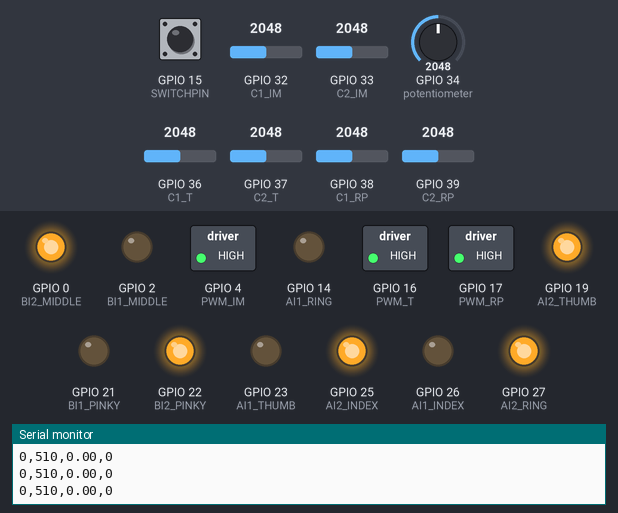
This sketch was run on a simulated ESP32. Shown: switched loads named in the sketch (green lamp = pin HIGH), output pins drawn as LEDs (lit = HIGH), the last lines printed to the serial monitor. The inputs (shaded band) are chosen by the test bench; at power-on: GPIO 34 (potentiometer) = 2048, GPIO 15 (SWITCHPIN) LOW, GPIO 32 (C1_IM) = 2048, GPIO 33 (C2_IM) = 2048, GPIO 36 (C1_T) = 2048, GPIO 37 (C2_T) = 2048, GPIO 38 (C1_RP) = 2048, GPIO 39 (C2_RP) = 2048.

Above: at 1.2 s.
1.3 s: GPIO 34 (potentiometer) set to 960
At 2.2 s:
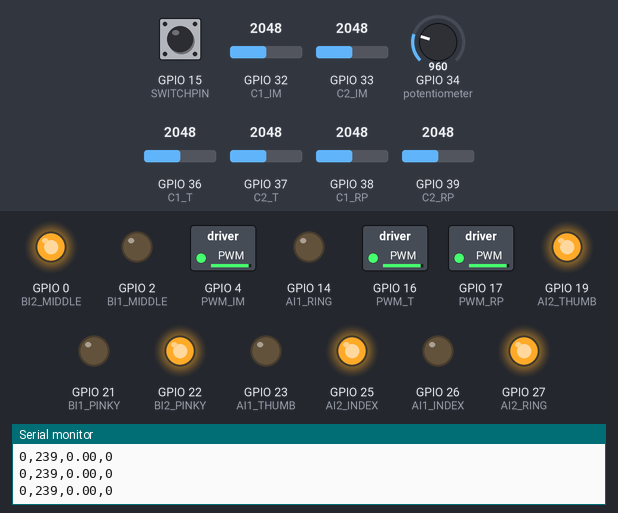
2.8 s: GPIO 15 (SWITCHPIN) pulled HIGH for 0.15 s
At 3.4 s:
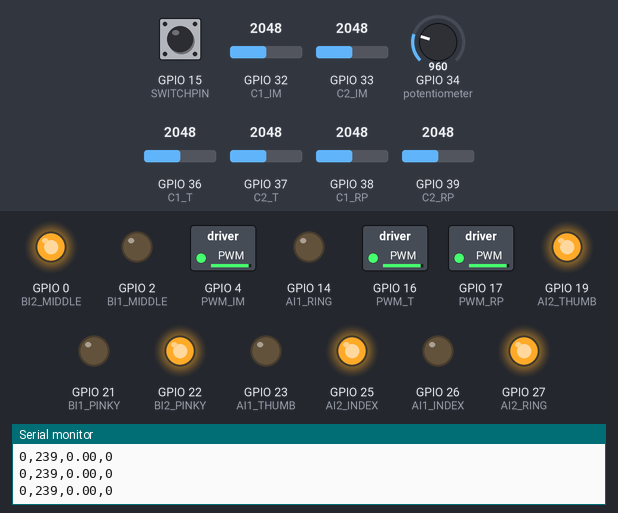
4.4 s: GPIO 15 (SWITCHPIN) pulled HIGH for 3.2 s
At 4.8 s:
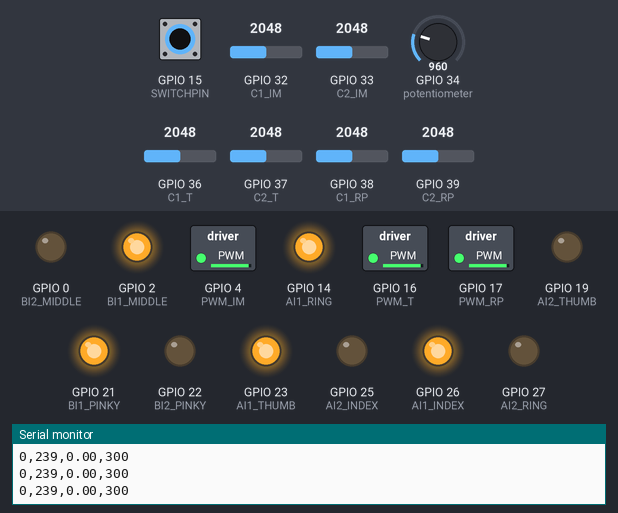
9.1 s: GPIO 34 (potentiometer) set to 1040
At 9.8 s:
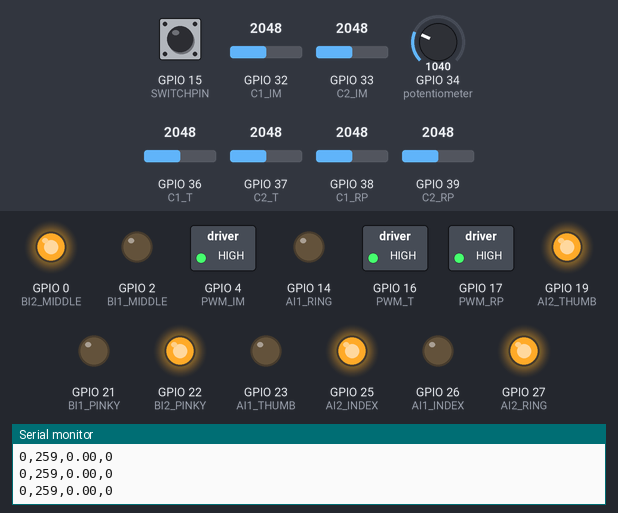
Timing chart, 0 to 11.7 s (numbered marks = the images above; inputs shaded):
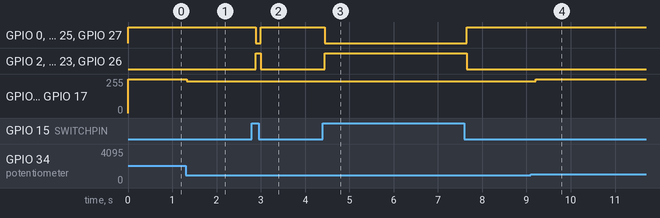

Measured:
- after the input at 1.3 s, GPIO 4 (PWM_IM), GPIO 16 (PWM_T), GPIO 17 (PWM_RP): 255/255 → 238/255 at once
- after the input at 2.8 s, GPIO 0 (BI2_MIDDLE), GPIO 19 (AI2_THUMB), GPIO 22 (BI2_PINKY), GPIO 25 (AI2_INDEX), GPIO 27 (AI2_RING): HIGH → LOW after 0.09 s, → HIGH 0.11 s later; GPIO 2 (BI1_MIDDLE), GPIO 14 (AI1_RING), GPIO 21 (BI1_PINKY), GPIO 23 (AI1_THUMB), GPIO 26 (AI1_INDEX): LOW → HIGH after 0.09 s, → LOW 0.11 s later
- after the input at 4.4 s, GPIO 0 (BI2_MIDDLE), GPIO 19 (AI2_THUMB), GPIO 22 (BI2_PINKY), GPIO 25 (AI2_INDEX), GPIO 27 (AI2_RING): HIGH → LOW at once, → HIGH 3.2 s later; GPIO 2 (BI1_MIDDLE), GPIO 14 (AI1_RING), GPIO 21 (BI1_PINKY), GPIO 23 (AI1_THUMB), GPIO 26 (AI1_INDEX): LOW → HIGH at once, → LOW 3.2 s later
- after the input at 9.1 s, GPIO 4 (PWM_IM), GPIO 16 (PWM_T), GPIO 17 (PWM_RP): 238/255 → 255/255 after 0.11 s

The sketch:

Rayan_V3_fiveMotors_Potentiometer.ino
```cpp
// Overall
#define SWITCHPIN 15
#define PWM_RESOLUTION 8
#define PWM_FREQUENCY 4000
int switchState;
const int maxPWM = 1000;
// int strength = 0; 0=weak, 1=medium, 2=strong

// Index and middle finger variables
#define AI1_INDEX 26
#define AI2_INDEX 25
#define BI1_MIDDLE 2
#define BI2_MIDDLE 0
#define PWM_IM 4
#define C1_IM 32
#define C2_IM 33
#define potentiometer 34

const int bufferSizeIM = 10; // Size of the moving average buffer, adjust as needed
float bufferIM[bufferSizeIM];
int bufferIndexIM = 0;
float sumIM = 0;
float movingAverageIM = 0;

int PWM_IM_val = 1000;
float voltage1IM;
float voltage2IM;
float currentIM;
bool thresholdReachedIM = 0;
// Three distinct current values represent the strength that the linear actuators will apply. It will never reach 999 since that exceeds the max current that can be sent to the
// actuators. We read the current being sent to the actuators.
// int currentThresholdIM[3] = {90, 130, 999}; // tailored to specific motor


// Represents the PWM that the motor controller sends to the linear actuators. Varies the amount of PWM that the motor controller sends to the linear actuators depending on
// the current strength selection
// int minPWM_IM[3] = {100, 500, maxPWM}; // tailored to specific motor


// Ring and pinky finger variables
#define AI1_RING 14
#define AI2_RING 27
#define BI1_PINKY 21
#define BI2_PINKY 22
#define PWM_RP 17
#define C1_RP 38
#define C2_RP 39

const int bufferSizeRP = 10; // Size of the moving average buffer, adjust as needed
float bufferRP[bufferSizeRP];
int bufferIndexRP = 0;
float sumRP = 0;
float movingAverageRP = 0;

int PWM_RP_val = 1000;
float voltage1RP;
float voltage2RP;
float currentRP;
bool thresholdReachedRP = 0;
// int currentThresholdRP[3] = {20, 60, 999}; //tailored to specific motor
// int minPWM_RP[3] = {100, 200, maxPWM}; //tailored to specific motor


// Thumb variables
#define AI1_THUMB 23
#define AI2_THUMB 19
#define PWM_T 16
#define C1_T 36
#define C2_T 37

const int bufferSizeT = 10; // Size of the moving average buffer, adjust as needed
float bufferT[bufferSizeT];
int bufferIndexT = 0;
float sumT = 0;
float movingAverageT = 0;

int PWM_T_val = 1000;
float voltage1T;
float voltage2T;
float currentT;
bool thresholdReachedT = 0;
// int currentThresholdT[3] = {100, 160, 999}; //tailored to specific motor
// int minPWM_T[3] = {100, 700, maxPWM}; //tailored to specific motor

//--------------------------------------------------------------------------------
void setup() {
  // initialize digital pins as outputs.
  pinMode(SWITCHPIN, INPUT);

  pinMode(PWM_IM, OUTPUT);
  pinMode(PWM_RP, OUTPUT);
  pinMode(PWM_T, OUTPUT);

  pinMode(AI1_INDEX, OUTPUT);
  pinMode(AI2_INDEX, OUTPUT);
  pinMode(BI1_MIDDLE, OUTPUT);
  pinMode(BI2_MIDDLE, OUTPUT);
  pinMode(AI1_RING, OUTPUT);
  pinMode(AI2_RING, OUTPUT);
  pinMode(BI1_PINKY, OUTPUT);
  pinMode(BI2_PINKY, OUTPUT);
  pinMode(AI1_THUMB, OUTPUT);
  pinMode(AI2_THUMB, OUTPUT);

  pinMode(C1_IM, INPUT);
  pinMode(C2_IM, INPUT);
  pinMode(C1_RP, INPUT);
  pinMode(C2_RP, INPUT);
  pinMode(C1_T, INPUT);
  pinMode(C2_T, INPUT);
  pinMode(potentiometer, INPUT);

  // Setup PWMs
  ledcAttach(PWM_IM, PWM_FREQUENCY, PWM_RESOLUTION); // I changed this from the previous version so suspect error here
  ledcAttach(PWM_RP, PWM_FREQUENCY, PWM_RESOLUTION);
  ledcAttach(PWM_T, PWM_FREQUENCY, PWM_RESOLUTION);

  // Initialize boxcars for current sensing
  for (int i = 0; i < bufferSizeIM; i++) {
    bufferIM[i] = 0;
  }
  for (int i = 0; i < bufferSizeRP; i++) {
    bufferRP[i] = 0;
  }
  for (int i = 0; i < bufferSizeT; i++) {
    bufferT[i] = 0;
  }

  // For plotting current sensor
  Serial.begin(115200);

}

// the loop function runs over and over again forever
void loop() {

  int val = analogRead(potentiometer);
  int contPWM = map(val, 0, 1023, 0, 255);
  PWM_IM_val = contPWM;
  PWM_RP_val = contPWM;
  PWM_T_val = contPWM;

  ledcWrite(PWM_IM, PWM_IM_val);
  ledcWrite(PWM_RP, PWM_RP_val);
  ledcWrite(PWM_T, PWM_T_val);

  switchState = digitalRead(SWITCHPIN);

  if(switchState == 1) {
    // move linear actuators to close hand
    digitalWrite(AI1_INDEX, HIGH);
    digitalWrite(AI2_INDEX, LOW);
    digitalWrite(BI1_MIDDLE, HIGH);
    digitalWrite(BI2_MIDDLE, LOW);
    digitalWrite(AI1_RING, HIGH);
    digitalWrite(AI2_RING, LOW);
    digitalWrite(BI1_PINKY, HIGH);
    digitalWrite(BI2_PINKY, LOW);
    digitalWrite(AI1_THUMB, HIGH);
    digitalWrite(AI2_THUMB, LOW);

    // decrease power to linear actuator if current threshold reached
    if(thresholdReachedIM){
      PWM_IM_val = 0;
    }
    if(thresholdReachedRP){
      PWM_RP_val =  0;
    }
    if(thresholdReachedT){
      PWM_T_val = 0;
    }


  } // actuator will stop extending automatically if the limit is reached
  else{
    // move linear actuators to open hand
    digitalWrite(AI1_INDEX, LOW);
    digitalWrite(AI2_INDEX, HIGH);
    digitalWrite(BI1_MIDDLE, LOW);
    digitalWrite(BI2_MIDDLE, HIGH);
    digitalWrite(AI1_RING, LOW);
    digitalWrite(AI2_RING, HIGH);
    digitalWrite(BI1_PINKY, LOW);
    digitalWrite(BI2_PINKY, HIGH);
    digitalWrite(AI1_THUMB, LOW);
    digitalWrite(AI2_THUMB, HIGH);

    // reset current threshold flag and power
    thresholdReachedIM = 0;
    thresholdReachedRP = 0;
    thresholdReachedT = 0;

    PWM_IM_val = contPWM;
    PWM_RP_val = contPWM;
    PWM_T_val  = contPWM;

  } // actuator will stop extending automatically when reaching the limit

  // Current sensor with boxcar average for index and middle finger
  voltage1IM = analogRead(C1_IM);
  voltage2IM = analogRead(C2_IM);
  currentIM = voltage2IM - voltage1IM;
  sumIM -= bufferIM[bufferIndexIM];
  bufferIM[bufferIndexIM] = currentIM;
  sumIM += bufferIM[bufferIndexIM];
  bufferIndexIM = (bufferIndexIM + 1) % bufferSizeIM;
  movingAverageIM = sumIM / bufferSizeIM;
  if(movingAverageIM > PWM_IM_val){
    thresholdReachedIM = 1;
  }

  // Current sensor with boxcar average for ring and pinky finger
  voltage1RP = analogRead(C1_RP);
  voltage2RP = analogRead(C2_RP);
  currentRP = voltage2RP - voltage1RP;
  sumRP -= bufferRP[bufferIndexRP];
  bufferRP[bufferIndexRP] = currentRP;
  sumRP += bufferRP[bufferIndexRP];
  bufferIndexRP = (bufferIndexRP + 1) % bufferSizeRP;
  movingAverageRP = sumRP / bufferSizeRP;
  if(movingAverageRP > PWM_RP_val){
    thresholdReachedRP = 1;
  }

  // Current sensor with boxcar average for thumb
  // Reads voltage from both pins in third motor controller.
  voltage1T = analogRead(C1_T);
  voltage2T = analogRead(C2_T);

  // Takes potential difference between both pins using V = IR. Resistor is 1 ohm so it is a 1:1 relationship (Check more on this)
  currentT = voltage2T - voltage1T;

  // Uses boxcar averaging to smoothen the noisy potential difference values
  sumT -= bufferT[bufferIndexT];
  bufferT[bufferIndexT] = currentT;
  sumT += bufferT[bufferIndexT];
  bufferIndexT = (bufferIndexT + 1) % bufferSizeT;
  movingAverageT = sumT / bufferSizeT;

  // If the deteced current value is greater than the selected current value, then the detected current value has reached its threshold value. It will tell the motor controller to
  // stop sending PWM at this point (no more current is sent to the linear actuators).
  if(movingAverageT > PWM_T_val){
    thresholdReachedT = 1;
  }

  delay(100);

  Serial.print(thresholdReachedRP*500);
  Serial.print(",");
  Serial.print(PWM_RP_val);
  Serial.print(",");
  Serial.print(movingAverageT*10);
  Serial.print(",");
  Serial.println(switchState*300);

  delay(10);
}
```
